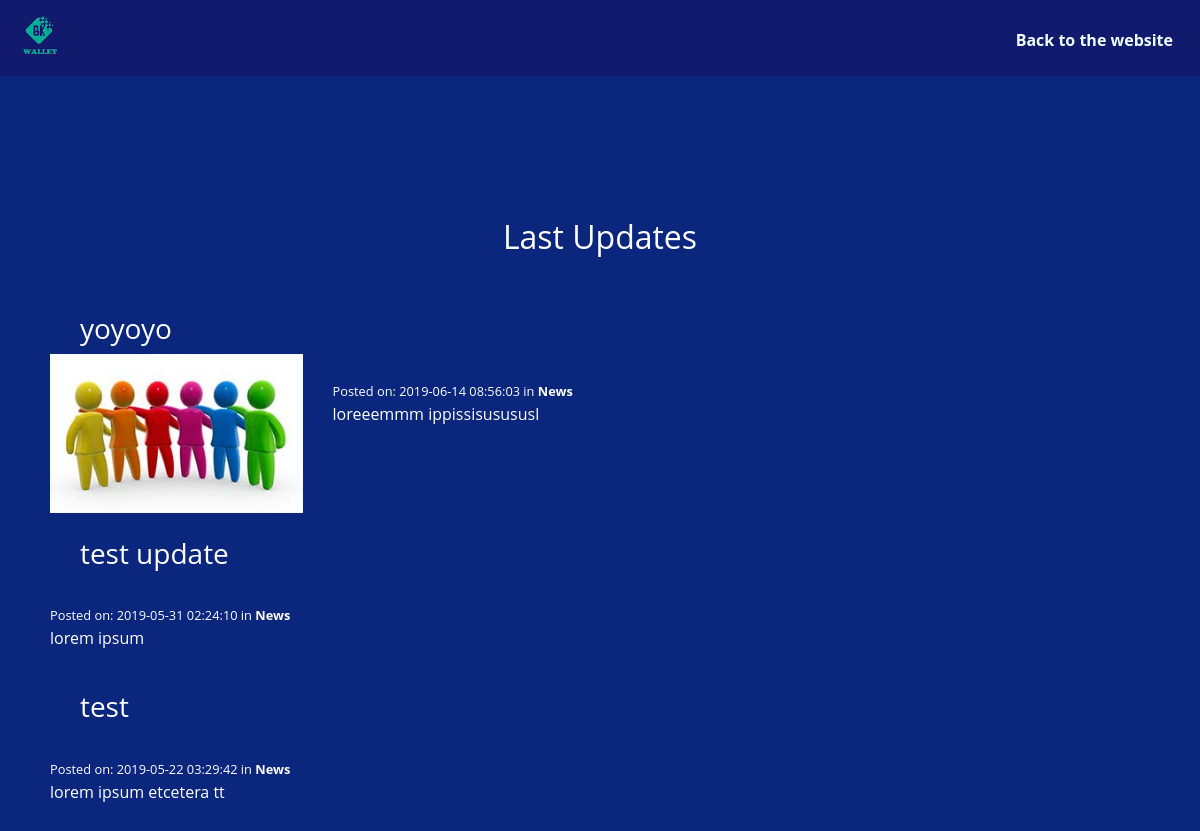
Screenshot of /index.php/posts with the database file from the repository.
### tables this page shows
CREATE TABLE `posts` (
  `id` int(11) NOT NULL,
  `category_id` int(11) NOT NULL,
  `user_id` int(11) NOT NULL,
  `title` varchar(255) NOT NULL,
  `slug` varchar(255) NOT NULL,
  `body` text NOT NULL,
  `post_image` varchar(255) NOT NULL,
  `created_at` timestamp NOT NULL DEFAULT CURRENT_TIMESTAMP
);

CREATE TABLE `categories` (
  `iD` int(11) NOT NULL,
  `name` varchar(255) NOT NULL,
  `create_at` timestamp NOT NULL DEFAULT CURRENT_TIMESTAMP
);

### application/controllers/Posts.php (called while the page is built, shortened)
<?php
class Posts extends CI_Controller
{
	public function index(){
		$data['title'] = 'Latest posts';
		$data['posts'] = $this->post_model->get_posts();
		$this->load->view('templates/header2');
		$this->load->view('posts/index', $data);
		$this->load->view('templates/footer');
	}
}

### index.php (called while the page is built, shortened)
<?php
require_once BASEPATH.'core/CodeIgniter.php';

### application/models/Post_model.php (called while the page is built, shortened)
<?php
	class Post_model extends CI_Model{
		public function get_posts($slug = FALSE){
			if($slug === FALSE){
				$this->db->order_by('posts.id', 'DESC');
				$this->db->join('categories', 'categories.iD = posts.category_id');
				$query = $this->db->get('posts');
				return $query->result_array();
			}
			$query = $this->db->get_where('posts',array('slug' => $slug));
			return $query->row_array();
		}
	}

### application/views/posts/index.php (the view, shortened to what this page needs)
<br/>
<br/>
<br/>
<br/>
<center><h2>Last Updates</h2></center>
<br/>
<?php foreach($posts as $post) :
	if ($post['category_id'] == 2) {
	?>
	<br/>
	<h3 class="posttitle"><?php echo $post['title']; ?></h3>
	<div class="row">
		<?php if($post['post_image'] != 'noimage.png'){ ?>
		<div class="col-md-3 col-sm-8">
			<img class="post-thumb" src="<?php echo site_url();?>assets/image/posts/<?php echo $post['post_image']; ?>">
		</div>
	<?php }?>
		<div class="col-md-9">
			<br/>
			<small>Posted on: <?php echo $post['created_at']; ?> in <strong><?php echo $post['name']; ?></strong></small>
			<?php echo $post['body']; ?>
		</div>
	</div>
<?php
	}
 endforeach; ?>
 <br/>
 <br/>

### assets/style.css (style rules this page uses)
body { font-family: 'Open Sans', sans-serif!important; font-size: 16px; font-weight: 300; color: white!important; background-color: #0b267d !important; line-height: 30px; text-align: justify!important; padding: 50px; }
strong { font-weight: 600; }
.posttitle { margin-left: 30px; }
.post-thumb { width:100%; }

### rows the page displays
posts: title "yoyoyo", post_image (picture), created_at "2019-06-14 08:56:03", category.name "News", body "loreeemmm ippissisusususl"
posts: title "test update", created_at "2019-05-31 02:24:10", category.name "News", body "lorem ipsum"
posts: title "test", created_at "2019-05-22 03:29:42", category.name "News", body "lorem ipsum etcetera tt"
